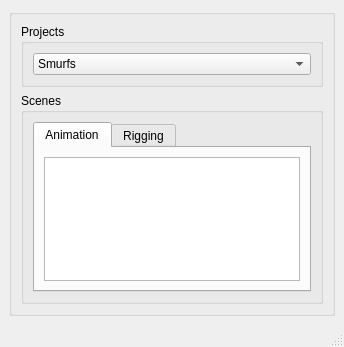
<?xml version="1.0" encoding="UTF-8"?>
<ui version="4.0">
 <class>zoobeProjectManagerWin</class>
 <widget class="QMainWindow" name="zoobeProjectManagerWin">
  <property name="geometry">
   <rect>
    <x>0</x>
    <y>0</y>
    <width>344</width>
    <height>347</height>
   </rect>
  </property>
  <property name="windowTitle">
   <string>Zoobe Project Manager</string>
  </property>
  <widget class="QWidget" name="centralwidget">
   <layout class="QVBoxLayout" name="verticalLayout">
    <item>
     <widget class="QGroupBox" name="groupBox_2">
      <property name="title">
       <string/>
      </property>
      <layout class="QVBoxLayout" name="verticalLayout_2">
       <item>
        <widget class="QGroupBox" name="groupBox">
         <property name="maximumSize">
          <size>
           <width>16777215</width>
           <height>200</height>
          </size>
         </property>
         <property name="title">
          <string>Projects</string>
         </property>
         <layout class="QVBoxLayout" name="verticalLayout_3">
          <item>
           <spacer name="verticalSpacer">
            <property name="orientation">
             <enum>Qt::Vertical</enum>
            </property>
            <property name="sizeHint" stdset="0">
             <size>
              <width>20</width>
              <height>40</height>
             </size>
            </property>
           </spacer>
          </item>
          <item>
           <widget class="QComboBox" name="comboBox">
            <item>
             <property name="text">
              <string>Smurfs</string>
             </property>
            </item>
           </widget>
          </item>
         </layout>
        </widget>
       </item>
       <item>
        <widget class="QGroupBox" name="groupBox_3">
         <property name="minimumSize">
          <size>
           <width>0</width>
           <height>150</height>
          </size>
         </property>
         <property name="title">
          <string>Scenes</string>
         </property>
         <layout class="QVBoxLayout" name="verticalLayout_4">
          <item>
           <widget class="QTabWidget" name="riggs_listView">
            <property name="minimumSize">
             <size>
              <width>0</width>
              <height>100</height>
             </size>
            </property>
            <property name="currentIndex">
             <number>0</number>
            </property>
            <widget class="QWidget" name="tab">
             <attribute name="title">
              <string>Animation</string>
             </attribute>
             <layout class="QVBoxLayout" name="verticalLayout_5">
              <item>
               <widget class="QListView" name="animation_listView"/>
              </item>
             </layout>
            </widget>
            <widget class="QWidget" name="tab_2">
             <attribute name="title">
              <string>Rigging</string>
             </attribute>
             <layout class="QVBoxLayout" name="verticalLayout_6">
              <item>
               <widget class="QListView" name="rigging"/>
              </item>
             </layout>
            </widget>
           </widget>
          </item>
         </layout>
        </widget>
       </item>
      </layout>
     </widget>
    </item>
   </layout>
  </widget>
  <widget class="QMenuBar" name="menubar">
   <property name="geometry">
    <rect>
     <x>0</x>
     <y>0</y>
     <width>344</width>
     <height>21</height>
    </rect>
   </property>
  </widget>
  <widget class="QStatusBar" name="statusbar"/>
 </widget>
 <resources/>
 <connections/>
</ui>
